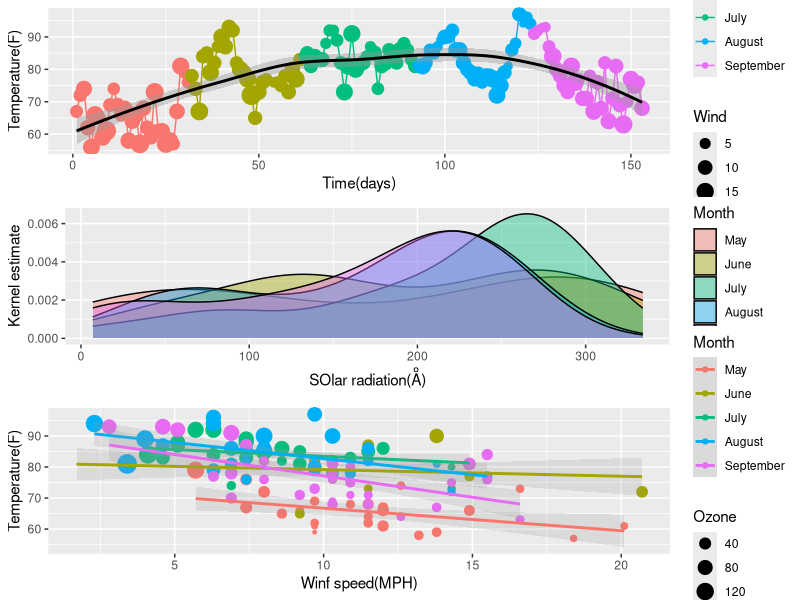
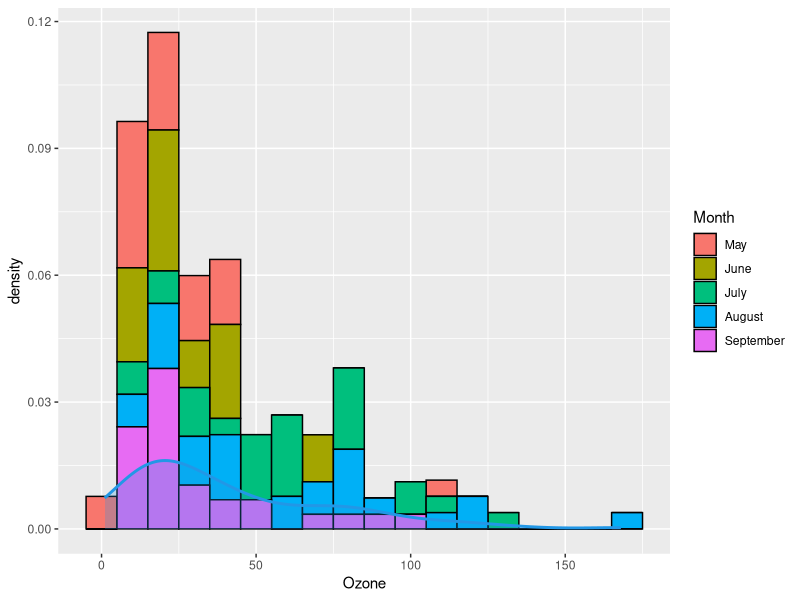
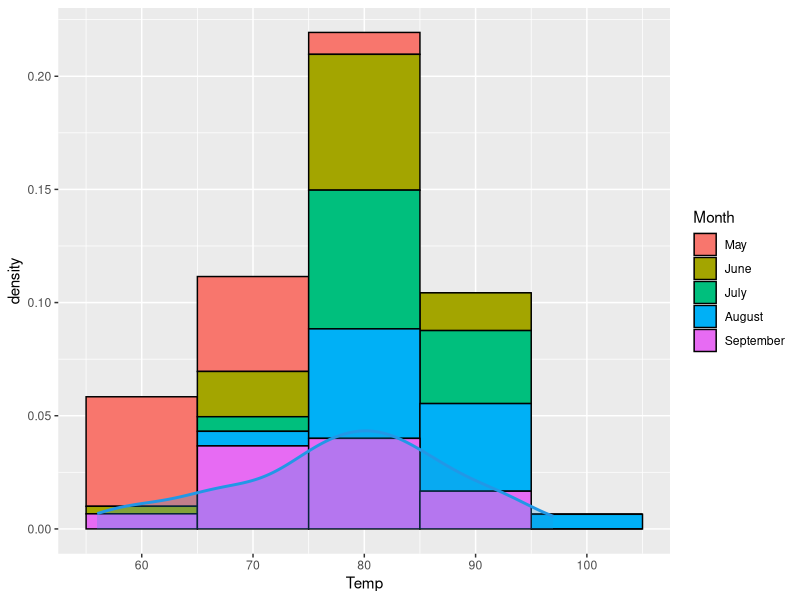

These charts were generated, in order, by the following R code:
View(airquality)
air <- airquality
library(ggplot2)
library("gridExtra")
air$Month <- factor(air$Month,labels = c("May","June","July","August","September"))

gg1 <- ggplot(air, aes(x=1:nrow(air),y=Temp))+
  geom_line(aes(col=Month))+
  geom_point(aes(col=Month, size=Wind))+
  geom_smooth(method = "loess", col="black")+
  labs(x="Time(days)", y="Temperature(F)")

gg2 <- ggplot(air,aes(x=Solar.R,fill=Month))+
  geom_density(alpha=0.4)+
  labs(x=expression(paste("SOlar radiation(",ring(A),")")),y="Kernel estimate")

gg3 <- ggplot(air, aes(x=Wind, y=Temp, color=Month))+
  geom_point(aes(size=Ozone))+
  geom_smooth(method="lm",level=0.9,fullrange=FALSE,alpha=0.2)+
  labs(x="Winf speed(MPH)",y="Temperature(F)")

grid.arrange(gg1,gg2,gg3)

s <-ggplot(data=air, aes(x=Ozone, y=..density..))
s+geom_histogram(binwidth = 10, aes(fill=Month),color="Black")+
  geom_density(lwd=1, color=4, fill=4, alpha=0.25)

s <-ggplot(data=air, aes(x=Temp, y=..density..))
s+geom_histogram(binwidth = 10, aes(fill=Month),color="Black")+
  geom_density(lwd=1, color=4, fill=4, alpha=0.25)

